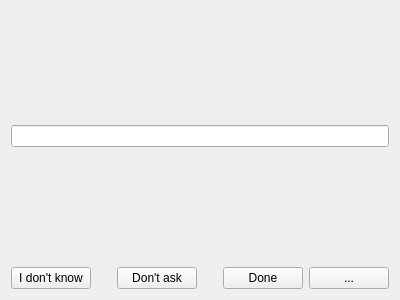
<?xml version="1.0" encoding="UTF-8"?>
<ui version="4.0">
 <class>DictationWidget</class>
 <widget class="QWidget" name="DictationWidget">
  <property name="geometry">
   <rect>
    <x>0</x>
    <y>0</y>
    <width>400</width>
    <height>300</height>
   </rect>
  </property>
  <property name="focusPolicy">
   <enum>Qt::StrongFocus</enum>
  </property>
  <property name="windowTitle">
   <string>Form</string>
  </property>
  <layout class="QVBoxLayout" name="verticalLayout">
   <item>
    <widget class="QLabel" name="question">
     <property name="text">
      <string/>
     </property>
    </widget>
   </item>
   <item>
    <widget class="QLineEdit" name="answer">
     <property name="text">
      <string/>
     </property>
    </widget>
   </item>
   <item>
    <layout class="QHBoxLayout" name="horizontalLayout_2">
     <item>
      <widget class="QLabel" name="lastAnswer">
       <property name="text">
        <string/>
       </property>
      </widget>
     </item>
     <item>
      <widget class="QLabel" name="lastQuestion">
       <property name="text">
        <string/>
       </property>
      </widget>
     </item>
    </layout>
   </item>
   <item>
    <layout class="QHBoxLayout" name="horizontalLayout">
     <item>
      <widget class="QPushButton" name="idk">
       <property name="text">
        <string>I don't know</string>
       </property>
      </widget>
     </item>
     <item>
      <spacer name="horizontalSpacer">
       <property name="orientation">
        <enum>Qt::Horizontal</enum>
       </property>
       <property name="sizeHint" stdset="0">
        <size>
         <width>40</width>
         <height>20</height>
        </size>
       </property>
      </spacer>
     </item>
     <item>
      <widget class="QPushButton" name="dontAsk">
       <property name="text">
        <string>Don't ask</string>
       </property>
      </widget>
     </item>
     <item>
      <spacer name="horizontalSpacer_2">
       <property name="orientation">
        <enum>Qt::Horizontal</enum>
       </property>
       <property name="sizeHint" stdset="0">
        <size>
         <width>40</width>
         <height>20</height>
        </size>
       </property>
      </spacer>
     </item>
     <item>
      <widget class="QPushButton" name="done">
       <property name="text">
        <string>Done</string>
       </property>
      </widget>
     </item>
     <item>
      <widget class="QPushButton" name="wordsLocationDlg">
       <property name="sizePolicy">
        <sizepolicy hsizetype="Minimum" vsizetype="Fixed">
         <horstretch>0</horstretch>
         <verstretch>0</verstretch>
        </sizepolicy>
       </property>
       <property name="minimumSize">
        <size>
         <width>0</width>
         <height>0</height>
        </size>
       </property>
       <property name="text">
        <string>...</string>
       </property>
      </widget>
     </item>
    </layout>
   </item>
  </layout>
 </widget>
 <resources/>
 <connections>
  <connection>
   <sender>answer</sender>
   <signal>returnPressed()</signal>
   <receiver>DictationWidget</receiver>
   <slot>newAnswer()</slot>
   <hints>
    <hint type="sourcelabel">
     <x>199</x>
     <y>107</y>
    </hint>
    <hint type="destinationlabel">
     <x>199</x>
     <y>149</y>
    </hint>
   </hints>
  </connection>
  <connection>
   <sender>done</sender>
   <signal>clicked()</signal>
   <receiver>DictationWidget</receiver>
   <slot>newAnswer()</slot>
   <hints>
    <hint type="sourcelabel">
     <x>350</x>
     <y>254</y>
    </hint>
    <hint type="destinationlabel">
     <x>199</x>
     <y>149</y>
    </hint>
   </hints>
  </connection>
  <connection>
   <sender>idk</sender>
   <signal>clicked()</signal>
   <receiver>DictationWidget</receiver>
   <slot>idk()</slot>
   <hints>
    <hint type="sourcelabel">
     <x>58</x>
     <y>254</y>
    </hint>
    <hint type="destinationlabel">
     <x>199</x>
     <y>149</y>
    </hint>
   </hints>
  </connection>
  <connection>
   <sender>wordsLocationDlg</sender>
   <signal>clicked()</signal>
   <receiver>DictationWidget</receiver>
   <slot>wordsLocationDlg()</slot>
   <hints>
    <hint type="sourcelabel">
     <x>350</x>
     <y>254</y>
    </hint>
    <hint type="destinationlabel">
     <x>199</x>
     <y>149</y>
    </hint>
   </hints>
  </connection>
  <connection>
   <sender>dontAsk</sender>
   <signal>clicked()</signal>
   <receiver>DictationWidget</receiver>
   <slot>dontAsk()</slot>
   <hints>
    <hint type="sourcelabel">
     <x>163</x>
     <y>254</y>
    </hint>
    <hint type="destinationlabel">
     <x>199</x>
     <y>149</y>
    </hint>
   </hints>
  </connection>
 </connections>
 <slots>
  <slot>newAnswer()</slot>
  <slot>idk()</slot>
  <slot>wordsLocationDlg()</slot>
  <slot>dontAsk()</slot>
 </slots>
</ui>
